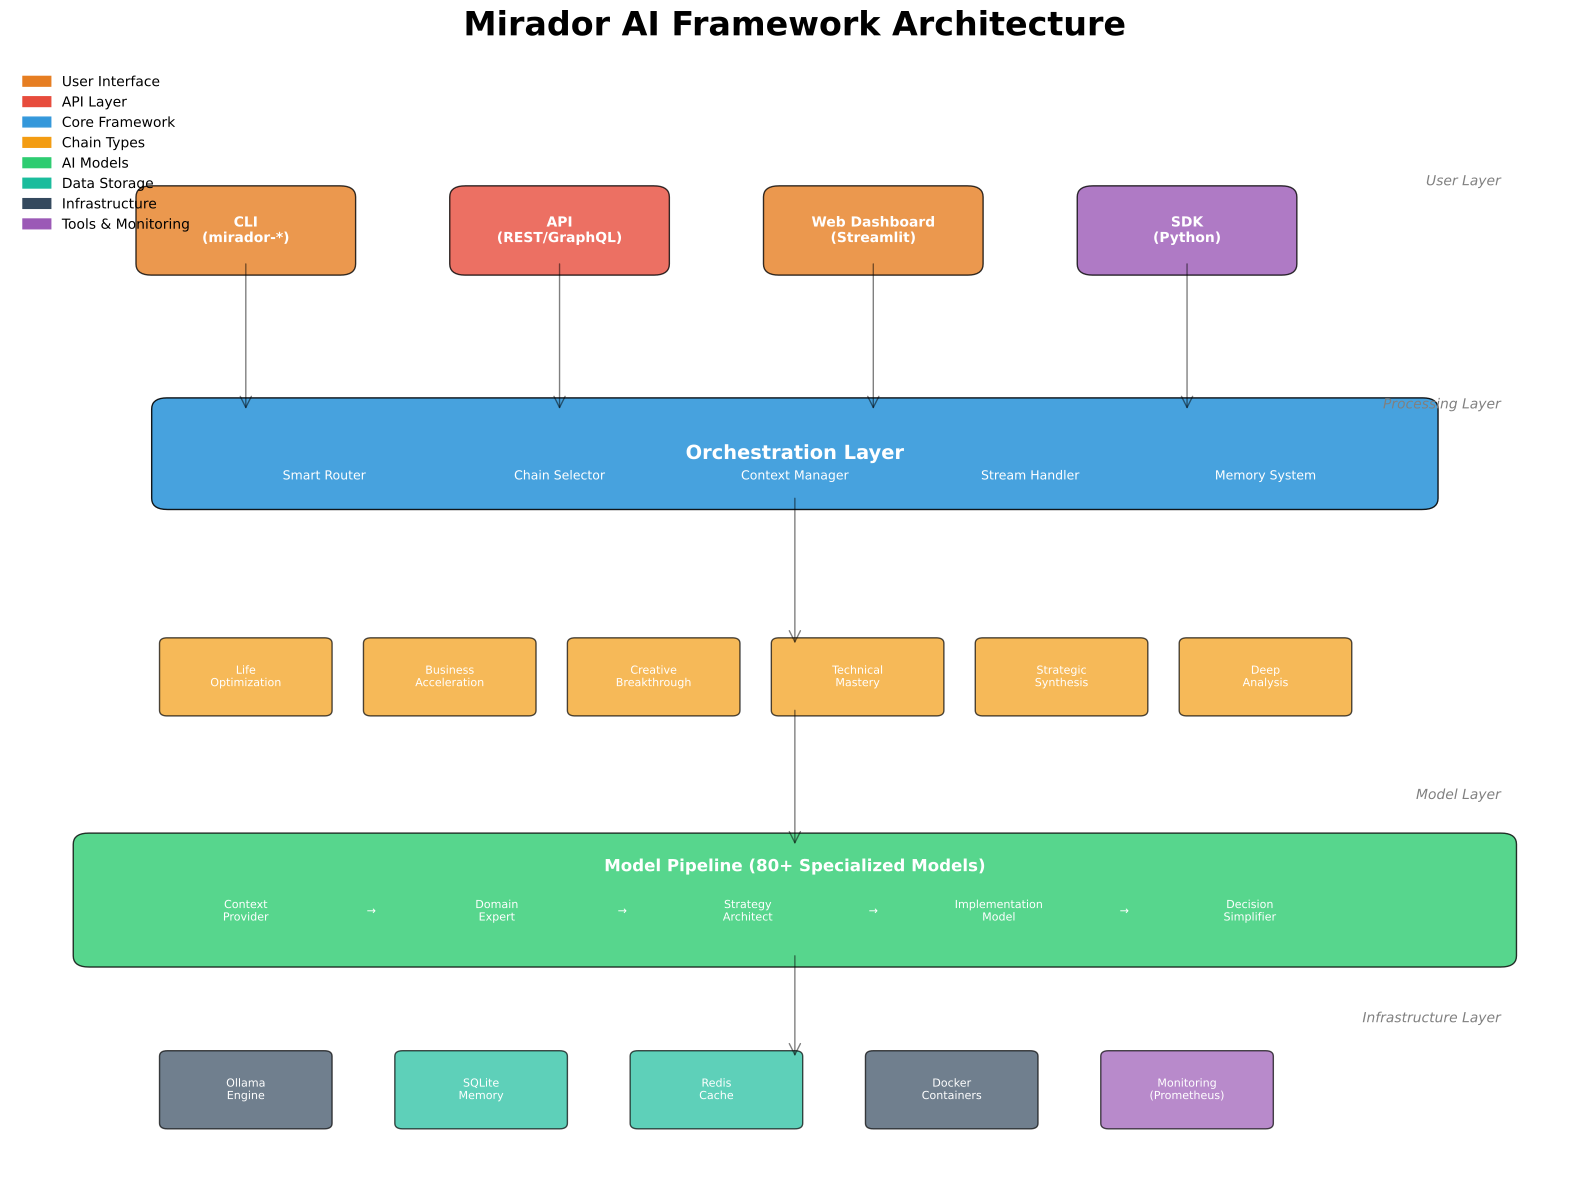

This chart was generated by the following Python code:
#!/usr/bin/env python3
"""
Generate an architecture diagram for the Mirador AI Framework
"""

import matplotlib.pyplot as plt
import matplotlib.patches as patches
from matplotlib.patches import FancyBboxPatch, ConnectionPatch
import numpy as np

# Create figure and axis
fig, ax = plt.subplots(1, 1, figsize=(16, 12))
ax.set_xlim(0, 10)
ax.set_ylim(0, 10)
ax.axis('off')

# Define colors
colors = {
    'core': '#3498db',
    'api': '#e74c3c',
    'models': '#2ecc71',
    'chains': '#f39c12',
    'tools': '#9b59b6',
    'data': '#1abc9c',
    'ui': '#e67e22',
    'infra': '#34495e'
}

# Title
plt.title('Mirador AI Framework Architecture', fontsize=24, fontweight='bold', pad=20)

# Layer 1: Entry Points (top)
entry_y = 8.5
entry_boxes = [
    ('CLI\n(mirador-*)', 1.5, entry_y, colors['ui']),
    ('API\n(REST/GraphQL)', 3.5, entry_y, colors['api']),
    ('Web Dashboard\n(Streamlit)', 5.5, entry_y, colors['ui']),
    ('SDK\n(Python)', 7.5, entry_y, colors['tools'])
]

for label, x, y, color in entry_boxes:
    box = FancyBboxPatch((x-0.6, y-0.3), 1.2, 0.6, boxstyle="round,pad=0.1",
                         facecolor=color, edgecolor='black', alpha=0.8)
    ax.add_patch(box)
    ax.text(x, y, label, ha='center', va='center', fontsize=10, fontweight='bold', color='white')

# Layer 2: Core Orchestration
orch_y = 6.5
orch_box = FancyBboxPatch((1, orch_y-0.4), 8, 0.8, boxstyle="round,pad=0.1",
                          facecolor=colors['core'], edgecolor='black', alpha=0.9)
ax.add_patch(orch_box)
ax.text(5, orch_y, 'Orchestration Layer', ha='center', va='center', 
        fontsize=14, fontweight='bold', color='white')

# Sub-components in orchestration
orch_components = [
    ('Smart Router', 2, orch_y-0.2),
    ('Chain Selector', 3.5, orch_y-0.2),
    ('Context Manager', 5, orch_y-0.2),
    ('Stream Handler', 6.5, orch_y-0.2),
    ('Memory System', 8, orch_y-0.2)
]

for label, x, y in orch_components:
    ax.text(x, y, label, ha='center', va='center', fontsize=9, color='white')

# Layer 3: Chain Types
chain_y = 4.5
chain_types = [
    ('Life\nOptimization', 1.5, chain_y),
    ('Business\nAcceleration', 2.8, chain_y),
    ('Creative\nBreakthrough', 4.1, chain_y),
    ('Technical\nMastery', 5.4, chain_y),
    ('Strategic\nSynthesis', 6.7, chain_y),
    ('Deep\nAnalysis', 8, chain_y)
]

for label, x, y in chain_types:
    box = FancyBboxPatch((x-0.5, y-0.3), 1, 0.6, boxstyle="round,pad=0.05",
                         facecolor=colors['chains'], edgecolor='black', alpha=0.7)
    ax.add_patch(box)
    ax.text(x, y, label, ha='center', va='center', fontsize=8, color='white')

# Layer 4: Model Pipeline
model_y = 2.5
model_box = FancyBboxPatch((0.5, model_y-0.5), 9, 1, boxstyle="round,pad=0.1",
                           facecolor=colors['models'], edgecolor='black', alpha=0.8)
ax.add_patch(model_box)
ax.text(5, model_y+0.3, 'Model Pipeline (80+ Specialized Models)', ha='center', va='center',
        fontsize=12, fontweight='bold', color='white')

# Model flow
model_flow = [
    ('Context\nProvider', 1.5, model_y-0.1),
    ('→', 2.3, model_y-0.1),
    ('Domain\nExpert', 3.1, model_y-0.1),
    ('→', 3.9, model_y-0.1),
    ('Strategy\nArchitect', 4.7, model_y-0.1),
    ('→', 5.5, model_y-0.1),
    ('Implementation\nModel', 6.3, model_y-0.1),
    ('→', 7.1, model_y-0.1),
    ('Decision\nSimplifier', 7.9, model_y-0.1)
]

for label, x, y in model_flow:
    ax.text(x, y, label, ha='center', va='center', fontsize=8, color='white')

# Layer 5: Infrastructure
infra_y = 0.8
infra_components = [
    ('Ollama\nEngine', 1.5, infra_y, colors['infra']),
    ('SQLite\nMemory', 3, infra_y, colors['data']),
    ('Redis\nCache', 4.5, infra_y, colors['data']),
    ('Docker\nContainers', 6, infra_y, colors['infra']),
    ('Monitoring\n(Prometheus)', 7.5, infra_y, colors['tools'])
]

for label, x, y, color in infra_components:
    box = FancyBboxPatch((x-0.5, y-0.3), 1, 0.6, boxstyle="round,pad=0.05",
                         facecolor=color, edgecolor='black', alpha=0.7)
    ax.add_patch(box)
    ax.text(x, y, label, ha='center', va='center', fontsize=8, color='white')

# Add arrows showing data flow
# Entry to Orchestration
for x in [1.5, 3.5, 5.5, 7.5]:
    arrow = ConnectionPatch((x, entry_y-0.3), (x, orch_y+0.4), "data", "data",
                           arrowstyle="->", shrinkA=0, shrinkB=0,
                           mutation_scale=20, fc="black", alpha=0.5)
    ax.add_artist(arrow)

# Orchestration to Chains
arrow = ConnectionPatch((5, orch_y-0.4), (5, chain_y+0.3), "data", "data",
                       arrowstyle="->", shrinkA=0, shrinkB=0,
                       mutation_scale=20, fc="black", alpha=0.5)
ax.add_artist(arrow)

# Chains to Models
arrow = ConnectionPatch((5, chain_y-0.3), (5, model_y+0.5), "data", "data",
                       arrowstyle="->", shrinkA=0, shrinkB=0,
                       mutation_scale=20, fc="black", alpha=0.5)
ax.add_artist(arrow)

# Models to Infrastructure
arrow = ConnectionPatch((5, model_y-0.5), (5, infra_y+0.3), "data", "data",
                       arrowstyle="->", shrinkA=0, shrinkB=0,
                       mutation_scale=20, fc="black", alpha=0.5)
ax.add_artist(arrow)

# Add legend
legend_elements = [
    patches.Patch(color=colors['ui'], label='User Interface'),
    patches.Patch(color=colors['api'], label='API Layer'),
    patches.Patch(color=colors['core'], label='Core Framework'),
    patches.Patch(color=colors['chains'], label='Chain Types'),
    patches.Patch(color=colors['models'], label='AI Models'),
    patches.Patch(color=colors['data'], label='Data Storage'),
    patches.Patch(color=colors['infra'], label='Infrastructure'),
    patches.Patch(color=colors['tools'], label='Tools & Monitoring')
]
ax.legend(handles=legend_elements, loc='upper left', bbox_to_anchor=(0, 1), frameon=False)

# Add annotations
ax.text(9.5, 9, 'User Layer', ha='right', va='top', fontsize=10, style='italic', color='gray')
ax.text(9.5, 7, 'Processing Layer', ha='right', va='top', fontsize=10, style='italic', color='gray')
ax.text(9.5, 3.5, 'Model Layer', ha='right', va='top', fontsize=10, style='italic', color='gray')
ax.text(9.5, 1.5, 'Infrastructure Layer', ha='right', va='top', fontsize=10, style='italic', color='gray')

# Save the diagram
plt.tight_layout()
plt.savefig('/Users/matthewscott/Projects/mirador/mirador_architecture_diagram.png', 
            dpi=300, bbox_inches='tight', facecolor='white')
plt.savefig('/Users/matthewscott/Projects/mirador/mirador_architecture_diagram.pdf', 
            bbox_inches='tight', facecolor='white')

print("Architecture diagram saved as:")
print("  - mirador_architecture_diagram.png")
print("  - mirador_architecture_diagram.pdf")
